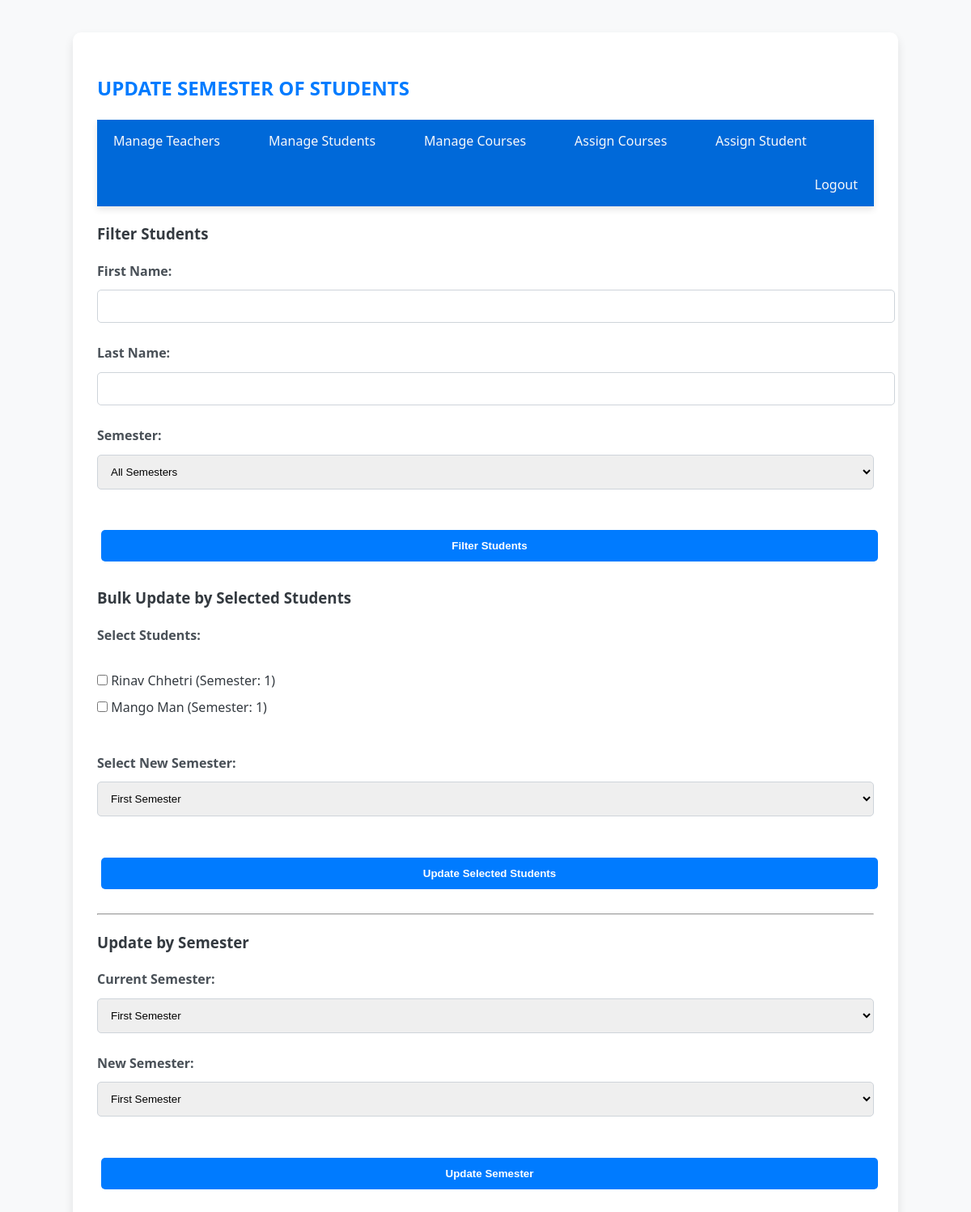
The app's page /superadmin/manage_students/assign/index.php (signed in) with its own data.
### tables this page shows
CREATE TABLE `students` (
  `student_id` int(11) NOT NULL,
  `first_name` varchar(50) NOT NULL,
  `last_name` varchar(50) NOT NULL,
  `email` varchar(100) NOT NULL,
  `semester` int(11) NOT NULL DEFAULT '1',
  `date_of_birth` date DEFAULT NULL,
  `enrollment_date` date DEFAULT NULL
);

### superadmin/manage_students/assign/index.php (the view, shortened to what this page needs)
<?php
include '../../../db_connect.php';
$filter_first_name = '';
$filter_last_name = '';
$whereSQL = '';
$sql = "SELECT student_id, first_name, last_name, semester FROM students" . $whereSQL;
$result = $conn->query($sql);
$students = $result->fetch_all(MYSQLI_ASSOC);
?>
<!DOCTYPE html>
<html>
<head>
    <link rel="stylesheet" type="text/css" href="/css/style.css">
</head>
<body>
    <div class="container">
        <h2>Update Semester of Students</h2>
        <?php include '../../components/navbar.php'; ?>
        <form method="POST">
            <h3>Filter Students</h3>
            <label>First Name:</label>
            <input type="text" name="first_name" value="<?php echo htmlspecialchars($filter_first_name); ?>">
            <br>
            <label>Last Name:</label>
            <input type="text" name="last_name" value="<?php echo htmlspecialchars($filter_last_name); ?>">
            <br>
            <label>Semester:</label>
            <select name="semester">
                <option value="">All Semesters</option>
            </select>
            <br><br>
            <input type="submit" name="filter" value="Filter Students">
        </form>
        <form method="POST">
            <h3>Bulk Update by Selected Students</h3>
            <label>Select Students:</label><br>
            <?php
            if (count($students) > 0) {
                foreach ($students as $row) {
                    echo '<input style="width: auto;" type="checkbox" name="student_ids[]" value="'.$row['student_id'].'"> '.$row['first_name'].' '.$row['last_name'].' (Semester: '.$row['semester'].')<br>';
                }
            } else {
                echo "No students found";
            }
            ?>
            <br>
            <label>Select New Semester:</label>
            <select name="new_semester">
                <option value="1">First Semester</option>
            </select>
            <br><br>
            <input type="submit" name="bulk_update" value="Update Selected Students">
        </form>
        <hr>
        <form method="POST">
            <h3>Update by Semester</h3>
            <label>Current Semester:</label>
            <select name="current_semester">
                <option value="1">First Semester</option>
            </select>
            <br>
            <label>New Semester:</label>
            <select name="new_semester">
                <option value="1">First Semester</option>
            </select>
            <br><br>
            <input type="submit" name="semester_update" value="Update Semester">
        </form>
    </div>
</body>
</html>

### css/style.css (style rules this page uses)
body { font-family: 'Segoe UI', Tahoma, Geneva, Verdana, sans-serif; background-color: #f8f9fa; margin: 0; padding: 0; line-height: 1.6; color: #343a40; }
.container { width: 80%; margin: 40px auto; padding: 30px; background-color: #ffffff; box-shadow: 0 6px 12px rgba(0, 0, 0, 0.1); border-radius: 10px; }
h2 { color: #007bff; margin-bottom: 20px; font-weight: 700; text-transform: uppercase; }
form { margin-bottom: 20px; }
form label { display: block; margin: 10px 0 5px; font-weight: 600; color: #495057; }
form input, form select { width: 100%; padding: 12px; margin: 5px 0 15px; border: 1px solid #ced4da; border-radius: 5px; transition: border-color 0.3s, box-shadow 0.3s; }
.btn, form input[type="submit"] { min-width: 120px; padding: 12px 20px; border: none; border-radius: 5px; background-color: #007bff; color: white; cursor: pointer; transition: background-color 0.3s, transform 0.3s; display: inline-block; margin: 10px 5px; font-weight: 600; }

### records on screen
students: first_name "Rinav", last_name "Chhetri", semester "1"
students: first_name "Mango", last_name "Man", semester "1"
